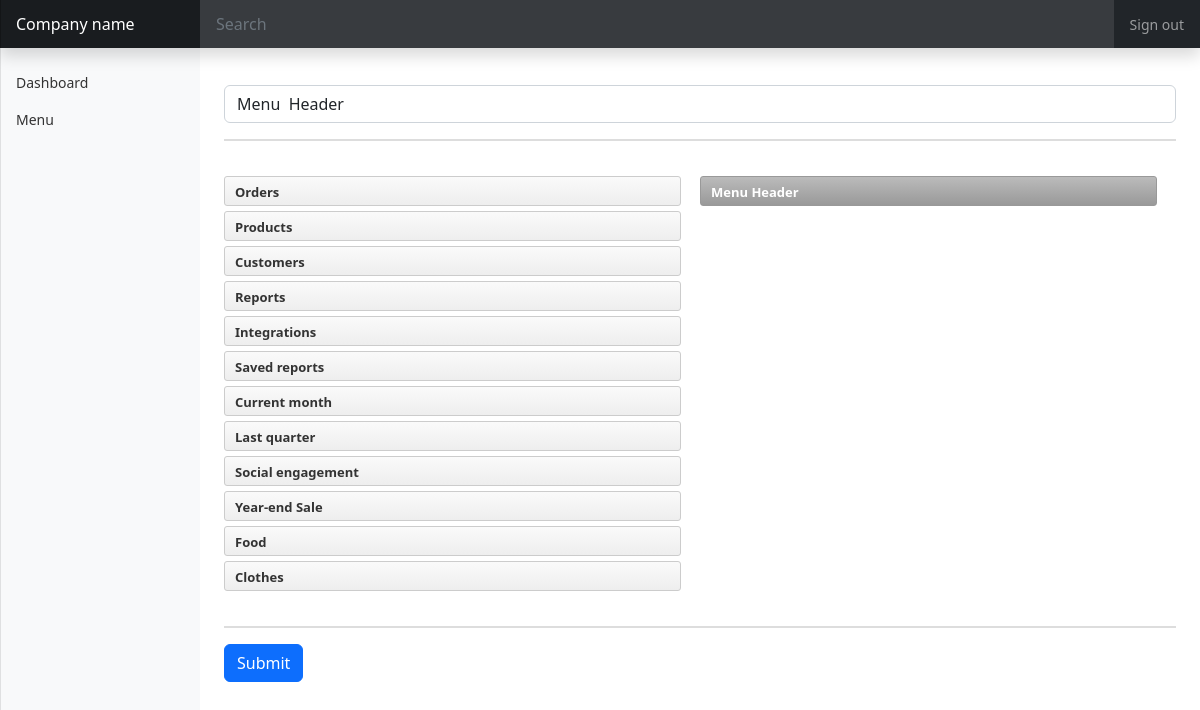
Screenshot of /admin/edit_items_view/1 with the database file from the repository.
### tables this page shows
CREATE TABLE `menu` (
  `id` int(11) NOT NULL,
  `name` varchar(255) NOT NULL,
  `menu_items` text NOT NULL,
  `status` int(1) NOT NULL DEFAULT 1
);

CREATE TABLE `menu_items` (
  `id` int(11) NOT NULL,
  `name` varchar(128) NOT NULL,
  `url` varchar(128) NOT NULL,
  `target` varchar(50) NOT NULL,
  `parent_id` int(11) NOT NULL,
  `status` int(1) NOT NULL DEFAULT 1
);

### application/views/admin/includes/main.php (called while the page is built)
<?php include 'header.php';?>
<?php include 'sidebar.php';?>
<?php $this->load->view($temp);?>
<?php include 'footer.php';?>

### application/controllers/Admin.php (called while the page is built, shortened)
<?php
class Admin extends CI_Controller {
	public function edit_items_view(){
		$menu_id = $this->uri->segment(3);
		$data["menu"] = $this->admin_model->get_menu();
		$data["menu"] = $this->admin_model->getmenuById($menu_id);
		$data["menu_items"] = $this->admin_model->get_menu_items();
		$data["temp"] = "admin/edit-menu";
		$this ->load->view('admin/includes/main', $data);
	}
}

### index.php (called while the page is built, shortened)
<?php
require_once BASEPATH.'core/CodeIgniter.php';

### application/models/Admin_model.php (called while the page is built, shortened)
<?php
class Admin_model extends CI_Model {
    public function get_menu(){
        $this->db->where('status', 1);
        $query = $this->db->get('menu');
        return $query->result();
    }
    public function get_menu_items(){
        $this->db->where('status', 1);
        $query = $this->db->get('menu_items');
        return $query->result();
    }
    public function getmenuById($id){
        $this->db->where('id', $id);
        $query = $this->db->get('menu');
        return $query->result();
    }
 }

### application/views/admin/edit-menu.php (the view, shortened to what this page needs)
<head>
</head>
<body>
<main class="col-md-9 ms-sm-auto col-lg-10 px-md-4">
<?php if($menu): ?>
<form class="mt-3" method="POST" enctype="multipart/form-data" action="<?php echo base_url("admin/addMenu");?>">
    <?php foreach ($menu as $m):?>
<div class="mb-3">
      <input type="text" class="form-control" name="name" id="name" value="<?php echo $m->name?>">
    </div>
<?php endforeach; ?>
    <div class="cf nestable-lists">
<?php if ($menu_items):?>
        <div class="dd" id="nestable">
            <ol class="dd-list">
            <?php foreach($menu_items as $m):?>
                <li class="dd-item" data-id="<?php echo $m->id;?>">
                    <div class="dd-handle"><?php echo $m->name;?></div>
                </li>
                <?php endforeach; ?>
            </ol>
        </div>
<?php endif; ?>
<?php foreach($menu as $m): ?>
        <div class="dd" id="nestable2">
            <ol class="dd-list dd3-list">
                <li class="dd-item" data-id="<?php echo $m->id;?>">
                    <div class="dd-handle"><?php echo $m->name;?></div>
                </li>
            </ol>
        </div>
    </div>
    <input type="submit" class="btn btn-primary mt-3" name="submit"></input>
    <?php endforeach; ?>
   </form>
   <?php endif; ?>
</main>
</body>

### assets/dashboard.css (style rules this page uses)
body { font-size: .875rem; }

### assets/dashboard.rtl.css (style rules this page uses)
body { font-size: .875rem; }

### application/views/admin/edit-menu.php (style rules this page uses)
.cf:after { visibility: hidden; display: block; font-size: 0; content: " "; clear: both; height: 0; }
.dd { position: relative; display: block; margin: 0; padding: 0; max-width: 600px; list-style: none; font-size: 13px; line-height: 20px; }
.dd-list { display: block; position: relative; margin: 0; padding: 0; list-style: none; }
.dd-item, .dd-empty, .dd-placeholder { display: block; position: relative; margin: 0; padding: 0; min-height: 20px; font-size: 13px; line-height: 20px; }
.dd-handle { display: block; height: 30px; margin: 5px 0; padding: 5px 10px; color: #333; text-decoration: none; font-weight: bold; border: 1px solid #ccc; background: #fafafa; background: -webkit-linear-gradient(top, #fafafa 0%, #eee 100%); background: -moz-linear-gradient(top, #fafafa 0%, #eee 100%); background: linear-gradient(top, #fafafa 0%, #eee 100%); -webkit-border-radius: 3px; border-radius: 3px; box-sizing: border-box; -moz-box-sizing: border-box; }
.nestable-lists { display: block; clear: both; padding: 30px 0; width: 100%; border: 0; border-top: 2px solid #ddd; border-bottom: 2px solid #ddd; }
#nestable2 .dd-handle { color: #fff; border: 1px solid #999; background: #bbb; background: -webkit-linear-gradient(top, #bbb 0%, #999 100%); background: -moz-linear-gradient(top, #bbb 0%, #999 100%); background: linear-gradient(top, #bbb 0%, #999 100%); }
@media only screen and (min-width: 700px) { .dd { float: left; width: 48%; } }
@media only screen and (min-width: 700px) { .dd + .dd { margin-left: 2%; } }

### rows the page displays
menu: name "Menu Header"
menu_items: name "Orders"
menu_items: name "Products"
menu_items: name "Customers"
menu_items: name "Reports"
menu_items: name "Integrations"
menu_items: name "Saved reports"
menu_items: name "Current month"
menu_items: name "Last quarter"
menu_items: name "Social engagement"
menu_items: name "Year-end Sale"
menu_items: name "Food"
menu_items: name "Clothes"
